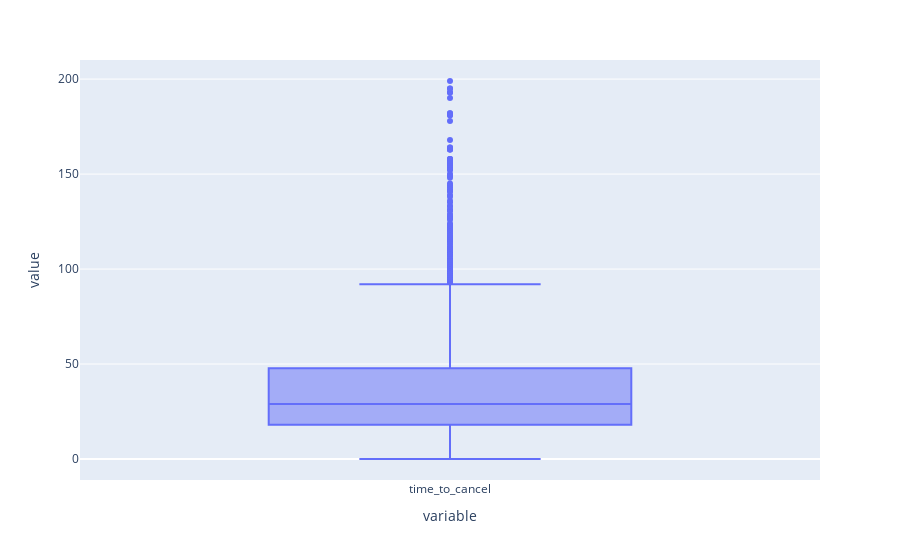

Notebook source saved alongside this figure:
### Markdown cell above
## For orders cancelled after food prep, time taken to cancel from pickup time

### Code cell
data = df[df['cancelled']==1].copy()
data = data.dropna(subset = ['pickup_time'])
data = data[['pickup_time', 'cancelled_time']]
data['time_to_cancel'] = pd.to_datetime(data['cancelled_time']) - pd.to_datetime(data['pickup_time'])
data['time_to_cancel'] = pd.to_timedelta(data['time_to_cancel']).astype('timedelta64[m]').astype(int)
px.box(data[data['time_to_cancel']<200]['time_to_cancel'])

### Figure 1 — Plotly figure (JSON) as saved in the notebook; plotly's stock layout.template omitted (floating-point values rounded to 4 significant figures; data arrays with more than 128 entries replaced by an {"elided": "..."} marker saying what was removed)
{"data": [{"alignmentgroup": "True", "hovertemplate": "variable=%{x}<br>value=%{y}<extra></extra>", "legendgroup": "", "marker": {"color": "#636efa"}, "name": "", "notched": false, "offsetgroup": "", "orientation": "v", "showlegend": false, "type": "box", "x": {"elided": "2767 str values"}, "x0": " ", "xaxis": "x", "y": {"elided": "2767 int values"}, "y0": " ", "yaxis": "y"}], "layout": {"boxmode": "group", "legend": {"tracegroupgap": 0}, "margin": {"t": 60}, "xaxis": {"anchor": "y", "domain": [0, 1], "title": {"text": "variable"}}, "yaxis": {"anchor": "x", "domain": [0, 1], "title": {"text": "value"}}}}
